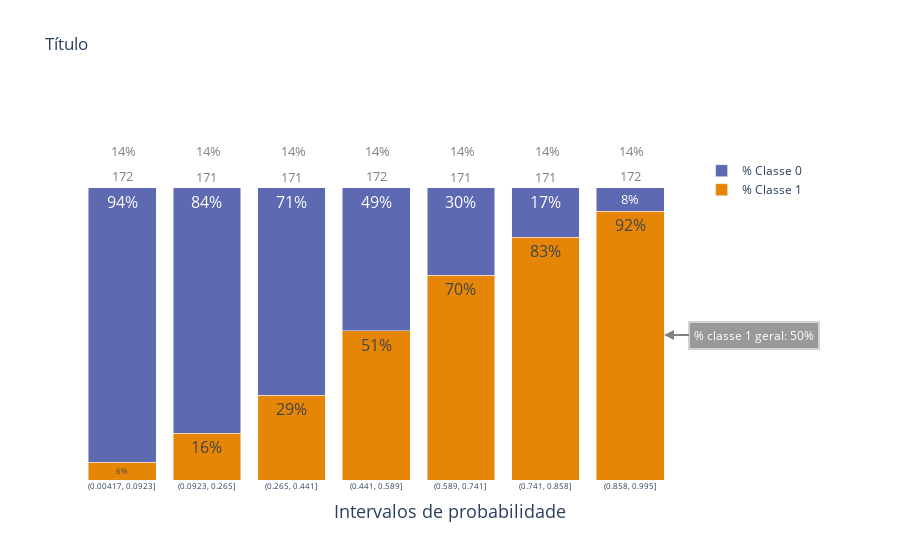

The notebook cell this image was saved under:
### Code cell
train_table, test_table, train_group, test_group = probability_groups(7, tr.yprob, tr.y, va.yprob, va.y)
stacked_barplot_probs(train_table, tr.y.mean())

### Figure 1 — Plotly figure (JSON) as saved in the notebook; plotly's stock layout.template omitted (floating-point values rounded to 4 significant figures)
{"data": [{"marker": {"color": "rgb(229, 134, 6)", "line": {"color": "rgb(248, 248, 249)"}}, "name": "% Classe 1", "text": ["6%", "16%", "29%", "51%", "70%", "83%", "92%"], "textfont": {"size": 16}, "textposition": "inside", "type": "bar", "x": ["(0.00417, 0.0923]", "(0.0923, 0.265]", "(0.265, 0.441]", "(0.441, 0.589]", "(0.589, 0.741]", "(0.741, 0.858]", "(0.858, 0.995]"], "y": [0.06, 0.16, 0.29, 0.51, 0.7, 0.83, 0.92]}, {"marker": {"color": "rgb(93, 105, 177)", "line": {"color": "rgb(248, 248, 249)"}}, "name": "% Classe 0", "text": ["94%", "84%", "71%", "49%", "30%", "17%", "8%"], "textfont": {"size": 16}, "textposition": "inside", "type": "bar", "x": ["(0.00417, 0.0923]", "(0.0923, 0.265]", "(0.265, 0.441]", "(0.441, 0.589]", "(0.589, 0.741]", "(0.741, 0.858]", "(0.858, 0.995]"], "y": [0.94, 0.84, 0.71, 0.49, 0.3, 0.17, 0.08]}, {"marker": {"color": "white"}, "mode": "lines+text", "showlegend": false, "text": ["172", "171", "171", "172", "171", "171", "172"], "textfont": {"color": "gray", "size": 13}, "textposition": "top center", "type": "scatter", "x": ["(0.00417, 0.0923]", "(0.0923, 0.265]", "(0.265, 0.441]", "(0.441, 0.589]", "(0.589, 0.741]", "(0.741, 0.858]", "(0.858, 0.995]"], "y": [172, 171, 171, 172, 171, 171, 172], "yaxis": "y2"}, {"marker": {"color": "white"}, "mode": "lines+text", "showlegend": false, "text": [" 14%", " 14%", " 14%", " 14%", " 14%", " 14%", " 14%"], "textfont": {"color": "gray", "size": 13}, "textposition": "top center", "type": "scatter", "x": ["(0.00417, 0.0923]", "(0.0923, 0.265]", "(0.265, 0.441]", "(0.441, 0.589]", "(0.589, 0.741]", "(0.741, 0.858]", "(0.858, 0.995]"], "y": [0.14, 0.14, 0.14, 0.14, 0.14, 0.14, 0.14], "yaxis": "y3"}], "layout": {"annotations": [{"align": "center", "arrowcolor": "#636363", "arrowhead": 2, "arrowsize": 1, "arrowwidth": 2, "ax": 90, "ay": 0, "bgcolor": "gray", "bordercolor": "#c7c7c7", "borderpad": 4, "borderwidth": 2, "font": {"color": "white"}, "opacity": 0.8, "showarrow": true, "text": "% classe 1 geral: 50%", "x": 6.4, "xref": "x", "y": 0.4958, "yref": "y"}], "barmode": "stack", "legend": {"title": {"text": " "}, "x": 0.84, "y": 0.9}, "plot_bgcolor": "white", "title": {"text": "Título"}, "xaxis": {"tickangle": 0, "tickfont": {"size": 8}, "title": {"font": {"size": 18}, "text": "Intervalos de probabilidade"}}, "yaxis": {"range": [0, 1.3], "showticklabels": false}, "yaxis2": {"anchor": "x", "overlaying": "y", "range": [-100, 249.4], "showticklabels": false}, "yaxis3": {"anchor": "x", "overlaying": "y", "range": [-10, 2], "showticklabels": false}}}
